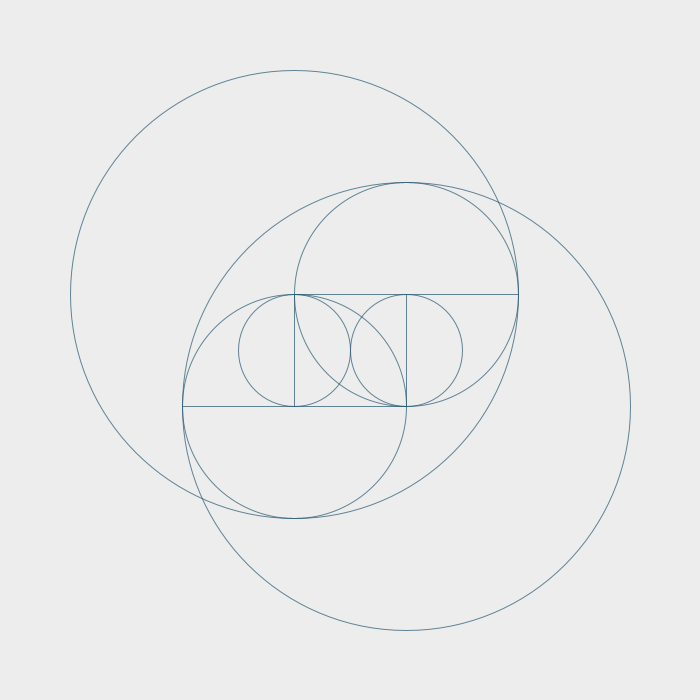
Frame 1 (no input)
Frame 60 (the mouse pressed at the canvas centre just before this capture): identical to frame 1, image omitted
Frame 120 (the mouse held since frame 60 and released just before this capture): identical to frame 1, image omitted

The Processing sketch that drew this single still picture (run headless with seeded random() and noise(); from frame 60 on, the mouse is pressed at the canvas centre):

// Processing sketch: processing_143097
// ── processing_143097.pde


/*----------------------------------
      
 Copyright by Diana Lange 2014
 Don't use without any permission
    
 This sketch is based on:
 #504 Rumour 
 http://geometrydaily.tumblr.com/post/58058180988/504-rumour
      
 mail: kontakt@diana-lange.de
 web: diana-lange.de
 facebook: https://www.facebook.com/DianaLangeDesign
 flickr: http://www.flickr.com/photos/dianalange/collections/
 tumblr: http://dianalange.tumblr.com/
 twitter: http://twitter.com/DianaOnTheRoad
 --------------------------------------*/
  
int margin;
float centerX, centerY;

void setup ()
{
  size (700, 700);
  smooth();
  margin = width /10;
  centerX = width/2;
  centerY = height /2;

  frameRate (30);
}


void draw ()
{

  if (mousePressed) 
  {
    centerX = mouseX;
    centerY = mouseY;

    if (mouseButton == RIGHT)
    {
      fill (255, 5);
      noStroke();
      rect (0, 0, width, height);

      copy (1, 1, width, height, -1, -1, width+3, height+3);
    }
    else background (237);
  }
  else 
  {
    background (237);
  }

  stroke (#25576F, 180);
  noFill();

  float kleinD = (height-2*margin) / 5;

  float y1 = centerX;
  float y2 = centerY;
  float x1 = centerX+kleinD/2;
  float x2 = centerX-kleinD/2;

  ellipse (x1, y1, kleinD, kleinD);
  ellipse (x2, y2, kleinD, kleinD);

  line (x1, y1 - kleinD /2, x1, y1 + kleinD/2);
  line (x2, y2 - kleinD /2, x2, y2 + kleinD/2);

  float mittelD = kleinD*2;

  y1 = y1 - kleinD / 2;
  y2 = y2 + kleinD / 2;

  ellipse (x1, y1, mittelD, mittelD);
  ellipse (x2, y2, mittelD, mittelD);

  line (x1-mittelD/2, y1, x1+mittelD/2, y1);
  line (x2-mittelD/2, y2, x2+mittelD/2, y2);

  float grossD = mittelD*2;

  y1 = y1 + kleinD;
  y2 = y2 - kleinD;

  ellipse (x1, y1, grossD, grossD);
  ellipse (x2, y2, grossD, grossD);
}
